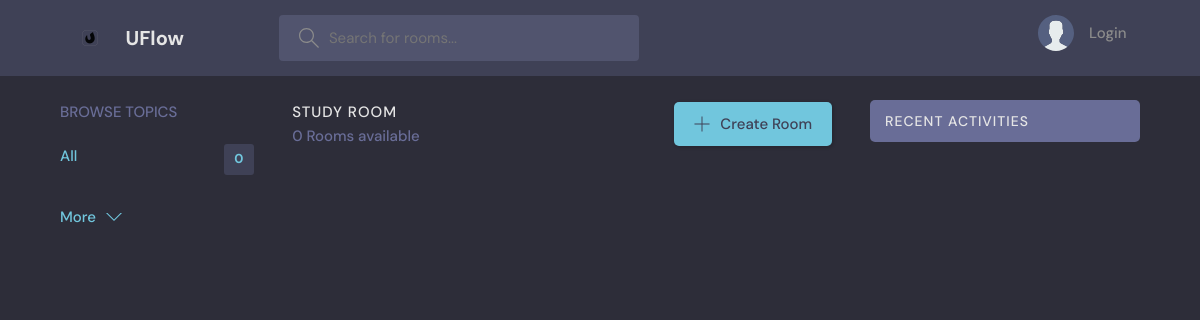
Before: / with the older database file.
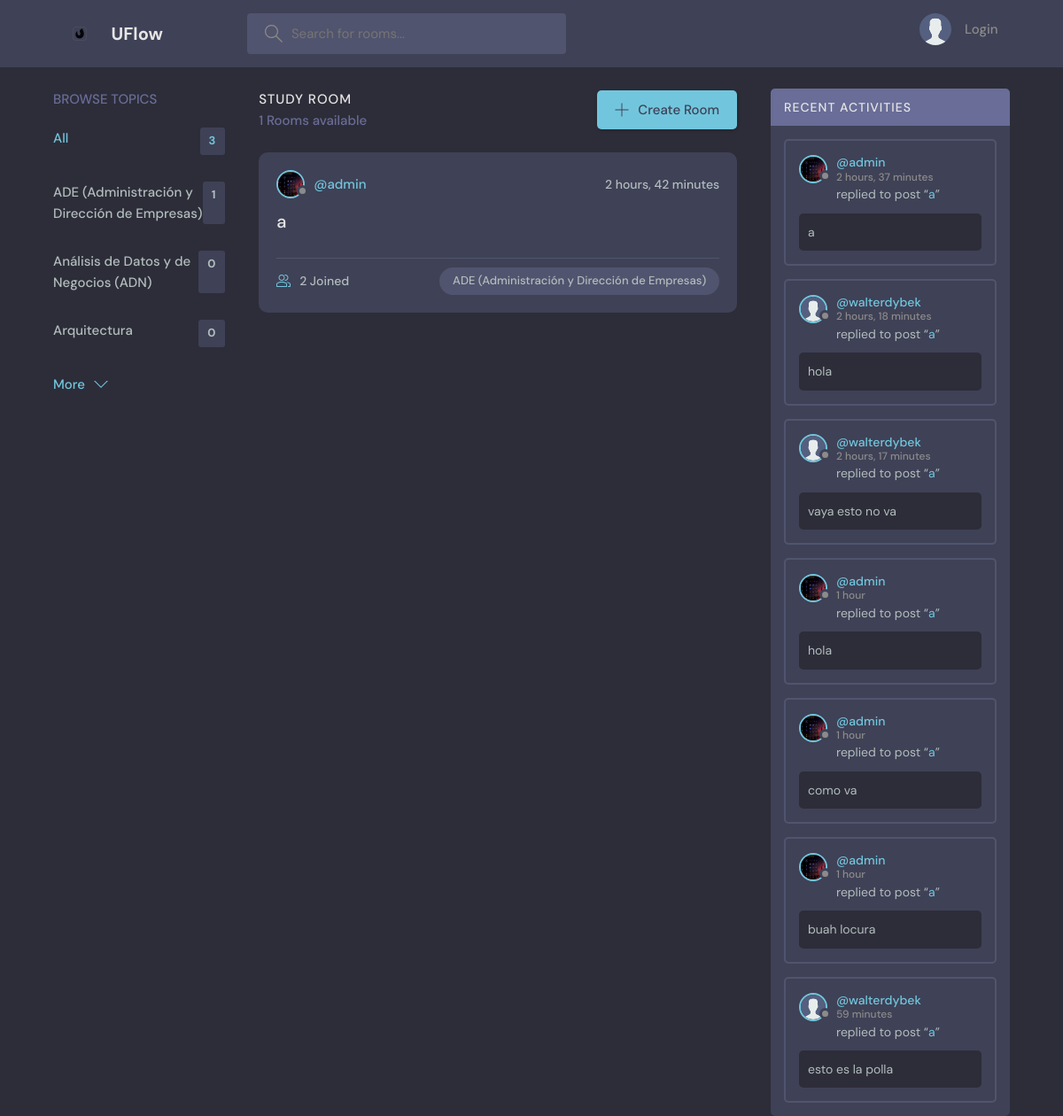
After: the same page with the newer database file.
### base/models.py (models this page shows, shortened)
class Topic(models.Model):
    name = models.CharField(max_length=200)

class Room(models.Model):
    host = models.ForeignKey(User, on_delete=models.CASCADE)
    topic = models.ForeignKey(Topic, on_delete=models.SET_NULL, null=True)
    name = models.CharField(max_length=200)
    description = models.TextField(null=True, blank=True)
    participants = models.ManyToManyField(User, related_name='participants', blank=True)
    updated = models.DateTimeField(auto_now=True)
    created = models.DateTimeField(auto_now_add=True)
    class Meta:
        ordering = ['-updated', '-created']
    def __str__(self):
        return self.name

class User(AbstractUser):
    username = models.CharField(unique=True,max_length=200, null=True)
    first_name = models.CharField(max_length=200, null=True)
    last_name = models.CharField(max_length=200, null=True)
    email = models.EmailField(unique=True, null=True)
    bio = models.TextField(null=True)
    avatar = models.ImageField(null=True, default="avatar.svg")
    birthdate = models.DateField(null=True, blank=True)
    USERNAME_FIELD = 'username'
    REQUIRED_FIELDS = []

class Message(models.Model):
    user = models.ForeignKey(User, on_delete=models.CASCADE)
    room = models.ForeignKey(Room, on_delete=models.CASCADE)
    body = models.TextField()
    updated = models.DateTimeField(auto_now=True)
    created = models.DateTimeField(auto_now_add=True)

### base/views.py (the view)
# urls.py: 2. Add a URL to urlpatterns:  path('', views.home, name='home')
def home(request):
    q=request.GET.get('q') if request.GET.get('q') != None else ''
    rooms = Room.objects.filter(Q(topic__name__icontains=q) | Q(name__icontains=q) | Q(description__contains=q)) # Fetch all Room objects from the database
    topics = Topic.objects.all()[0:5]  # Fetch all Topic objects from the database
    room_count = rooms.count()  # Count the number of rooms
    room_messages = Message.objects.filter(Q(room__topic__name__icontains=q) | Q(room__name__icontains=q) | Q(room__description__contains=q))  # Fetch all messages related to the rooms
    context = {'rooms': rooms, 'topics':topics, 'room_count':room_count, 'room_messages':room_messages}  # Context dictionary to pass data to the template
    return render(request, 'base/home.html', context)  # Pass the rooms list to the template

### base/templates/base/home.html (shortened to what this page needs)
{% extends 'main.html' %}
{% block content %}
    <main class="layout layout--3">
      <div class="container">
        {% include 'base/topics_component.html' %}
        <div class="roomList">
          <div class="roomList__header">
            <div>
              <h2>Study Room</h2>
              <p>{{room_count}} Rooms available</p>
            </div>
            <a class="btn btn--main" href="{% url 'create-room' %}">
              <svg version="1.1" xmlns="http://www.w3.org/2000/svg" width="32" height="32" viewBox="0 0 32 32">
                <title>add</title>
                <path
                  d="M16.943 0.943h-1.885v14.115h-14.115v1.885h14.115v14.115h1.885v-14.115h14.115v-1.885h-14.115v-14.115z"
                ></path>
              </svg>
              Create Room
            </a>
          </div>
          {% include 'base/feed_component.html' %}
        </div>
        {% include 'base/activity_component.html' %}
      </div>
    </main>
    {% endblock content %}

### base/templates/base/topics_component.html
        <div class="topics">
            <div class="topics__header">
              <h2>Browse Topics</h2>
            </div>
            <ul class="topics__list">
              <li>
                <a href="{% url 'home' %}" class="active">All <span>{{topics.count}}</span></a>
              </li>
              {% for topic in topics%}
              <li>
                <a href="{% url 'home' %}?q={{topic.name}}">{{topic.name}}<span>{{topic.room_set.all.count}}</span></a>
              </li>
              {% endfor %}
            </ul>
            <a class="btn btn--link" href="{% url 'topics' %}">
              More
              <svg version="1.1" xmlns="http://www.w3.org/2000/svg" width="32" height="32" viewBox="0 0 32 32">
                <title>chevron-down</title>
                <path d="M16 21l-13-13h-3l16 16 16-16h-3l-13 13z"></path>
              </svg>
            </a>
          </div>

### base/templates/base/feed_component.html (shortened to what this page needs)
{% for room in rooms %}
<div class="roomListRoom">
    <div class="roomListRoom__header">
      <a href="{% url 'user-profile' room.host.id %}" class="roomListRoom__author">
        <div class="avatar avatar--small">
          <img src="{{room.host.avatar.url}}" />
        </div>
        <span>@{{room.host.username}}</span>
      </a>
      <div class="roomListRoom__actions">
        <span>{{room.created|timesince}}</span>
      </div>
    </div>
    <div class="roomListRoom__content">
      <a href="{% url 'room' room.id %}">{{room.name}}</a>
    </div>
    <div class="roomListRoom__meta">
      <a href="{% url 'room' room.id %}" class="roomListRoom__joined">
        {{room.participants.count}} Joined
      </a>
      <p class="roomListRoom__topic">{{room.topic.name}}</p>
    </div>
        </div>
{% endfor %}

### base/templates/base/activity_component.html (shortened to what this page needs)
<div class="activities">
    <div class="activities__header">
      <h2>Recent Activities</h2>
    </div>
    {% for message in room_messages %}
    <div class="activities__box">
      <div class="activities__boxHeader roomListRoom__header">
        <a href="{%url 'user-profile' message.user.id %}" class="roomListRoom__author">
          <div class="avatar avatar--small">
            <img src="{{message.user.avatar.url}}" />
          </div>
          <p>
            @{{message.user.username}}
            <span>{{message.created|timesince}}</span>
          </p>
        </a>
      </div>
      <div class="activities__boxContent">
        <p>replied to post “<a href="{% url 'room' message.room.id %}">{{message.room}}</a>”</p>
        <div class="activities__boxRoomContent">
            {{message.body}}
        </div>
      </div>
    </div>
    {% endfor %}
  </div>

Changed rows visible on the page:
added Topic: name "ADE (Administración y Dirección de Empresas)", room_set.all.count "1"
added Topic: name "Análisis de Datos y de Negocios (ADN)", room_set.all.count "0"
added Topic: name "Arquitectura", room_set.all.count "0"
added Room: host.avatar (picture), host.username "admin", created "2 hours, 42 minutes", name "a", participants.count "2", topic.name "ADE (Administración y Dirección de Empresas)"
added Message: user.avatar (picture), user.username "admin", created "2 hours, 37 minutes", room "a", body "a"
added Message: user.avatar (placeholder picture), user.username "walterdybek", created "2 hours, 18 minutes", room "a", body "hola"
added Message: user.avatar (placeholder picture), user.username "walterdybek", created "2 hours, 17 minutes", room "a", body "vaya esto no va"
added Message: user.avatar (picture), user.username "admin", created "1 hour", room "a", body "hola"
added Message: user.avatar (picture), user.username "admin", created "1 hour", room "a", body "como va"
added Message: user.avatar (picture), user.username "admin", created "1 hour", room "a", body "buah locura"
added Message: user.avatar (placeholder picture), user.username "walterdybek", created "59 minutes", room "a", body "esto es la polla"
Other visible differences:
{{ topics.count }}: "0" → "3"
{{ room_count }}: "0" → "1"
